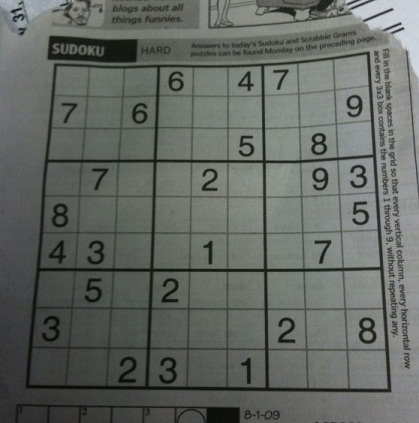
#> input picture data/sudoku.jpg, 419 x 423 px
$ python 2.9.adaptiveThreshold.py
#> lines starting #> are read from the running program, lines starting #| are printed output that depends on the picture; after the words box and inside, x2 and y2 are one past the last pixel; in counts of white or black regions, pixels touching at a corner belong together
#> in main, img is the input picture: shape (423, 419, 3); mean R, G, B 99.4, 103.6, 98.9
import numpy as np
import scipy.stats as st
import matplotlib.pyplot as plt
from cv2 import cv2

def rgb2gray(img):
    if len(img.shape)==3:
        img = np.float32(img)
        gray = (0.299*img[:,:,0] + 0.587*img[:,:,1] + 0.114*img[:,:,2])
        return np.uint8(gray)
    else:
        return (img)

def gkern(l=5, sig=1.):
    ax = np.linspace(-(l - 1) / 2., (l - 1) / 2., l)
    xx, yy = np.meshgrid(ax, ax)
    kernel = np.exp(-0.5 * (np.square(xx) + np.square(yy)) / np.square(sig))
    return kernel / np.sum(kernel)

def adaptiveGaussianThreshold(img, kernel_size = 11, kernel_sigma = 3, c = 0):
    img = rgb2gray(img)
    x, y = img.shape
#> x = 423; y = 419
    img_padding = np.zeros((x+kernel_size-1, y+kernel_size-1), np.uint8)
    pad = int(0.5*(kernel_size-1))
    img_padding[pad:-pad,pad:-pad] = img
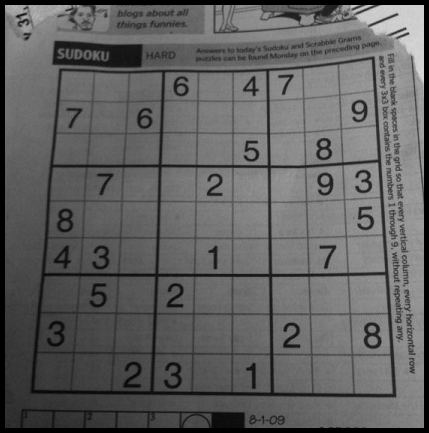
#> img_padding: shape (433, 429); min 0, max 218, mean 96.6
    img_th = np.zeros(img.shape, np.uint8)
    kernel = gkern(kernel_size, kernel_sigma)

    for i in range(x):
        for j in range(y):
            th = np.sum(kernel*img_padding[i:i+kernel_size, j:j+kernel_size])
            if img[i,j] > th - c:
                img_th[i,j] = 255
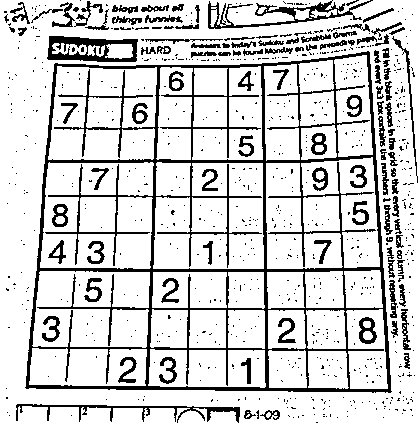
#> img_th: shape (423, 419); 82.2% white; 820 black regions (708 under 20 px), largest, box (x1, y1, x2, y2) and area: (25, 51, 392, 393) 16040, (47, 36, 138, 62) 1255, (208, 0, 373, 29) 1207

    return img_th

def main():
    img = plt.imread('data/sudoku.jpg')

    img_th = adaptiveGaussianThreshold(img, 11, 3, 4)
    img_th2 = cv2.adaptiveThreshold(rgb2gray(img),255,cv2.ADAPTIVE_THRESH_GAUSSIAN_C,cv2.THRESH_BINARY,11,4)
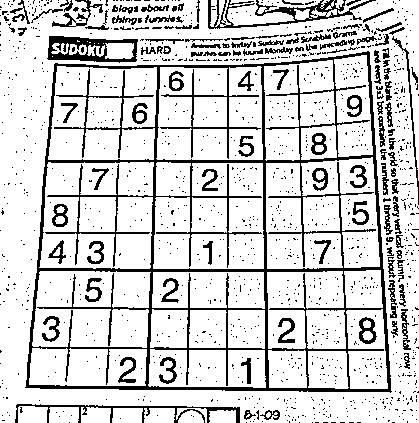
#> img_th2: shape (423, 419); 82.4% white; black in thin lines or dots

    fig = plt.figure()
    a1 = fig.add_subplot(1,3,1)
    a1.imshow(img)
    a1.set_title('original image')
    a2 = fig.add_subplot(1,3,2)
    a2.imshow(img_th, cmap = 'gray')
    a2.set_title('adap th')
    a3 = fig.add_subplot(1,3,3)
    a3.imshow(img_th2, cmap = 'gray')
    a3.set_title('adap th using OpenCV')
    fig.tight_layout()
    plt.show()
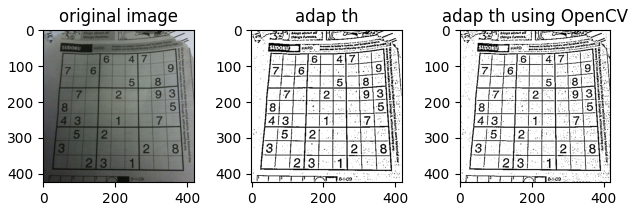
#> figure drawn by matplotlib, 3 panels

if __name__ == "__main__":
    main()
